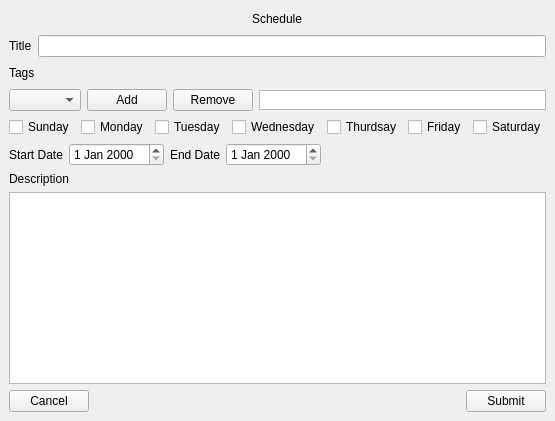
                 <widget class="QWidget" name="page6">
                  <layout class="QVBoxLayout" name="verticalLayout_29">
                   <property name="spacing">
                    <number>0</number>
                   </property>
                   <property name="leftMargin">
                    <number>0</number>
                   </property>
                   <property name="topMargin">
                    <number>0</number>
                   </property>
                   <property name="rightMargin">
                    <number>0</number>
                   </property>
                   <property name="bottomMargin">
                    <number>0</number>
                   </property>
                   <item>
                    <widget class="QWidget" name="widget_6" native="true">
                     <layout class="QVBoxLayout" name="verticalLayout_26">
                      <item>
                       <layout class="QHBoxLayout" name="horizontalLayout_24">
                        <item>
                         <spacer name="horizontalSpacer_28">
                          <property name="orientation">
                           <enum>Qt::Horizontal</enum>
                          </property>
                          <property name="sizeHint" stdset="0">
                           <size>
                            <width>40</width>
                            <height>20</height>
                           </size>
                          </property>
                         </spacer>
                        </item>
                        <item>
                         <widget class="QLabel" name="labelSchedule">
                          <property name="text">
                           <string>Schedule</string>
                          </property>
                         </widget>
                        </item>
                        <item>
                         <spacer name="horizontalSpacer_29">
                          <property name="orientation">
                           <enum>Qt::Horizontal</enum>
                          </property>
                          <property name="sizeHint" stdset="0">
                           <size>
                            <width>40</width>
                            <height>20</height>
                           </size>
                          </property>
                         </spacer>
                        </item>
                       </layout>
                      </item>
                      <item>
                       <layout class="QHBoxLayout" name="horizontalLayout_25">
                        <item>
                         <widget class="QLabel" name="labelScheduleTitle">
                          <property name="text">
                           <string>Title</string>
                          </property>
                         </widget>
                        </item>
                        <item>
                         <widget class="QLineEdit" name="dataScheduleTitle"/>
                        </item>
                       </layout>
                      </item>
                      <item>
                       <layout class="QHBoxLayout" name="horizontalLayout_26">
                        <item>
                         <widget class="QLabel" name="labelScheduleTags">
                          <property name="text">
                           <string>Tags</string>
                          </property>
                         </widget>
                        </item>
                        <item>
                         <spacer name="horizontalSpacer_30">
                          <property name="orientation">
                           <enum>Qt::Horizontal</enum>
                          </property>
                          <property name="sizeHint" stdset="0">
                           <size>
                            <width>40</width>
                            <height>20</height>
                           </size>
                          </property>
                         </spacer>
                        </item>
                       </layout>
                      </item>
                      <item>
                       <layout class="QHBoxLayout" name="horizontalLayout_27">
                        <item>
                         <widget class="QComboBox" name="comboBox_2"/>
                        </item>
                        <item>
                         <widget class="QPushButton" name="pushButton_32">
                          <property name="text">
                           <string>Add</string>
                          </property>
                         </widget>
                        </item>
                        <item>
                         <widget class="QPushButton" name="pushButton_33">
                          <property name="text">
                           <string>Remove</string>
                          </property>
                         </widget>
                        </item>
                        <item>
                         <widget class="QTableWidget" name="dataScheduleTags">
                          <property name="maximumSize">
                           <size>
                            <width>16777215</width>
                            <height>20</height>
                           </size>
                          </property>
                          <property name="verticalScrollBarPolicy">
                           <enum>Qt::ScrollBarAlwaysOff</enum>
                          </property>
                          <property name="editTriggers">
                           <set>QAbstractItemView::NoEditTriggers</set>
                          </property>
                          <property name="selectionMode">
                           <enum>QAbstractItemView::SingleSelection</enum>
                          </property>
                          <property name="wordWrap">
                           <bool>false</bool>
                          </property>
                          <attribute name="horizontalHeaderHighlightSections">
                           <bool>true</bool>
                          </attribute>
                          <attribute name="verticalHeaderVisible">
                           <bool>false</bool>
                          </attribute>
                          <attribute name="verticalHeaderMinimumSectionSize">
                           <number>20</number>
                          </attribute>
                          <attribute name="verticalHeaderDefaultSectionSize">
                           <number>20</number>
                          </attribute>
                          <attribute name="verticalHeaderStretchLastSection">
                           <bool>true</bool>
                          </attribute>
                         </widget>
                        </item>
                       </layout>
                      </item>
                      <item>
                       <layout class="QHBoxLayout" name="horizontalLayout_30">
                        <item>
                         <widget class="QCheckBox" name="checkBox">
                          <property name="text">
                           <string>Sunday</string>
                          </property>
                         </widget>
                        </item>
                        <item>
                         <widget class="QCheckBox" name="checkBox_2">
                          <property name="text">
                           <string>Monday</string>
                          </property>
                         </widget>
                        </item>
                        <item>
                         <widget class="QCheckBox" name="checkBox_3">
                          <property name="text">
                           <string>Tuesday</string>
                          </property>
                         </widget>
                        </item>
                        <item>
                         <widget class="QCheckBox" name="checkBox_5">
                          <property name="text">
                           <string>Wednesday</string>
                          </property>
                         </widget>
                        </item>
                        <item>
                         <widget class="QCheckBox" name="checkBox_4">
                          <property name="text">
                           <string>Thurdsay</string>
                          </property>
                         </widget>
                        </item>
                        <item>
                         <widget class="QCheckBox" name="checkBox_6">
                          <property name="text">
                           <string>Friday</string>
                          </property>
                         </widget>
                        </item>
                        <item>
                         <widget class="QCheckBox" name="checkBox_7">
                          <property name="text">
                           <string>Saturday</string>
                          </property>
                         </widget>
                        </item>
                       </layout>
                      </item>
                      <item>
                       <layout class="QHBoxLayout" name="horizontalLayout_28">
                        <item>
                         <widget class="QLabel" name="labelScheduleStartDate">
                          <property name="text">
                           <string>Start Date</string>
                          </property>
                         </widget>
                        </item>
                        <item>
                         <widget class="QDateEdit" name="dataScheduleStartDate"/>
                        </item>
                        <item>
                         <widget class="QLabel" name="labelScheduleEndDate">
                          <property name="text">
                           <string>End Date</string>
                          </property>
                         </widget>
                        </item>
                        <item>
                         <widget class="QDateEdit" name="dataScheduleEndDate"/>
                        </item>
                        <item>
                         <spacer name="horizontalSpacer_31">
                          <property name="orientation">
                           <enum>Qt::Horizontal</enum>
                          </property>
                          <property name="sizeHint" stdset="0">
                           <size>
                            <width>40</width>
                            <height>20</height>
                           </size>
                          </property>
                         </spacer>
                        </item>
                        <item>
                         <spacer name="horizontalSpacer_32">
                          <property name="orientation">
                           <enum>Qt::Horizontal</enum>
                          </property>
                          <property name="sizeHint" stdset="0">
                           <size>
                            <width>40</width>
                            <height>20</height>
                           </size>
                          </property>
                         </spacer>
                        </item>
                        <item>
                         <spacer name="horizontalSpacer_33">
                          <property name="orientation">
                           <enum>Qt::Horizontal</enum>
                          </property>
                          <property name="sizeHint" stdset="0">
                           <size>
                            <width>40</width>
                            <height>20</height>
                           </size>
                          </property>
                         </spacer>
                        </item>
                       </layout>
                      </item>
                      <item>
                       <layout class="QVBoxLayout" name="verticalLayout_27">
                        <item>
                         <widget class="QLabel" name="labelScheduleDescription">
                          <property name="text">
                           <string>Description</string>
                          </property>
                         </widget>
                        </item>
                        <item>
                         <widget class="QTextEdit" name="dataScheduleDescription"/>
                        </item>
                       </layout>
                      </item>
                      <item>
                       <layout class="QHBoxLayout" name="horizontalLayout_29">
                        <item>
                         <widget class="QPushButton" name="buttonScheduleCancel">
                          <property name="text">
                           <string>Cancel</string>
                          </property>
                         </widget>
                        </item>
                        <item>
                         <spacer name="horizontalSpacer_34">
                          <property name="orientation">
                           <enum>Qt::Horizontal</enum>
                          </property>
                          <property name="sizeHint" stdset="0">
                           <size>
                            <width>40</width>
                            <height>20</height>
                           </size>
                          </property>
                         </spacer>
                        </item>
                        <item>
                         <widget class="QPushButton" name="buttonScheduleSubmit">
                          <property name="text">
                           <string>Submit</string>
                          </property>
                         </widget>
                        </item>
                       </layout>
                      </item>
                     </layout>
                    </widget>
                   </item>
                  </layout>
                 </widget>
